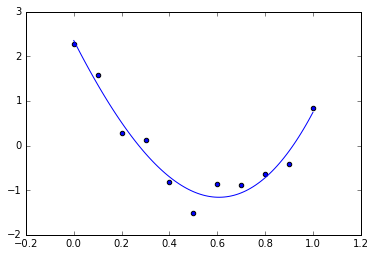

Write Python code to recreate this figure.
import numpy as np
import loadFittingDataP2
from numpy.linalg import lstsq
from matplotlib import pyplot as plt

i = 0
bs = 1
poly_order = 3
x, y = loadFittingDataP2.getData(False)

def poly_basis(x, m):
    result = []
    for x_i in x:
        vector = [1.0]
        for m_i in range(1, m + 1):
            vector += [x_i**m_i]
        result += [vector]
    return np.array(result)
x = poly_basis(x, poly_order)

def func(w):
    return np.linalg.norm(x.dot(w) - y)
def dfunc(w):
    return - 1.0 / len(x) * np.sum(x*(y-x.dot(w))[:, np.newaxis], axis=0)
def funci(w):
    global i, bs
    return np.linalg.norm(x[i:i+bs,:].dot(w) - y[i:i+bs])
def dfunci(w):
    global i, bs
    bX = x[i:i+bs,:]
    bY = y[i:i+bs]
    return - 1.0 / len(bX) * np.sum(bX*(bY-bX.dot(w))[:, np.newaxis], axis=0)

def s_grad_desc():
    global i, bs
    t = 0
    w = np.random.normal(size=x.shape[1])
    if x.shape[1] == 11:
        w = np.array([  2.27480000e+00,  -7.92473167e+01,   2.44933527e+03,
            -3.23571022e+04,   2.18305603e+05,  -8.48291490e+05,
             2.00819859e+06,  -2.94128819e+06,   2.60119378e+06,
            -1.27236938e+06,   2.64236662e+05])
    norms = []
    values = []
    while np.linalg.norm(dfunc(w)) > 0.001:
        i = 0
        stepSize = (1 + t) ** -0.5
        values += [func(w)]
        norms += [np.linalg.norm(dfunc(w))]
        for _ in range(int(len(x)/bs)):
            w -= stepSize * bs / len(x) * dfunci(w)
            i += bs
        t += 1
        if t % 10000 == 0:
            print(t, norms[-1], values[-1])
    print(w)
    return (values, norms, w)

# gradient descent least squares
_, _, w = s_grad_desc()
raw_x = [j/100.0 for j in range(101)]
test_x = poly_basis(raw_x, poly_order)
test_y = test_x.dot(w)
plt.plot(raw_x,test_y)

# closed for least squares
w = lstsq(x, y)[0]
raw_x = [j/100.0 for j in range(101)]
test_x = poly_basis(raw_x, poly_order)
test_y = test_x.dot(w)
#plt.plot(raw_x,test_y,"r--")

# original data points
x, y = loadFittingDataP2.getData(False)
plt.scatter(x, y)

plt.show()
